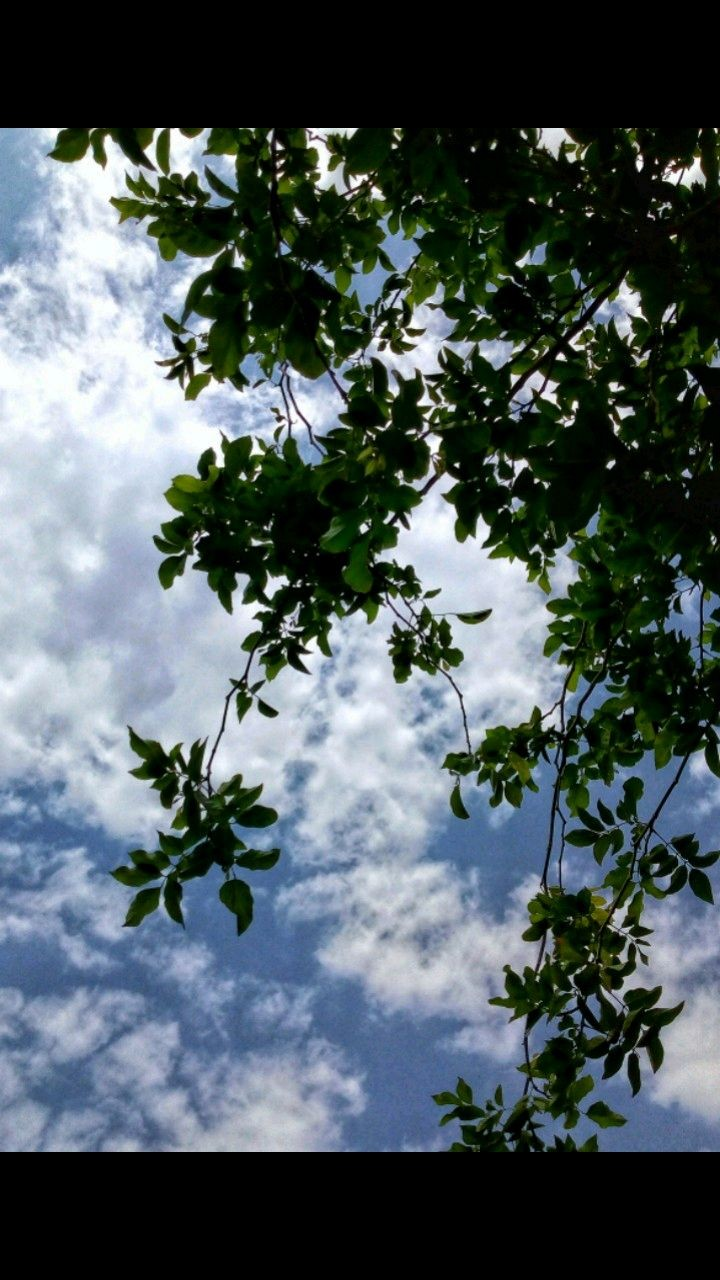
#> input picture 1.jpeg, 720 x 1280 px
$ python merging_img.py
#> lines starting #> are read from the running program, lines starting #| are printed output that depends on the picture
import cv2
import numpy as np
img2=cv2.imread('1.jpeg')
#> img2 is the input picture: shape (1280, 720, 3); mean B, G, R 94.4, 90.8, 79
img1 = cv2.imread('2.jpeg')
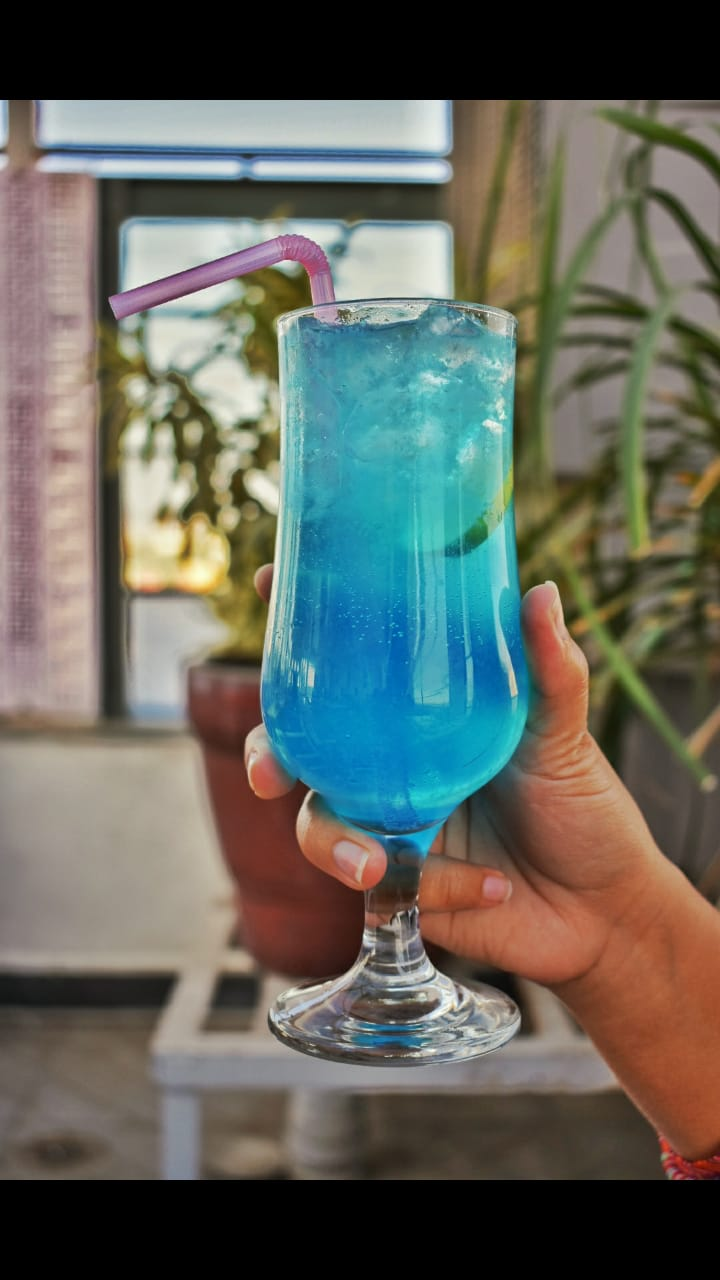
#> input picture 2.jpeg, 720 x 1280 px
#> img1 is the input picture: shape (1280, 720, 3); mean B, G, R 93.8, 102.1, 99.2
merge = np.concatenate((img1, img2), axis=1)
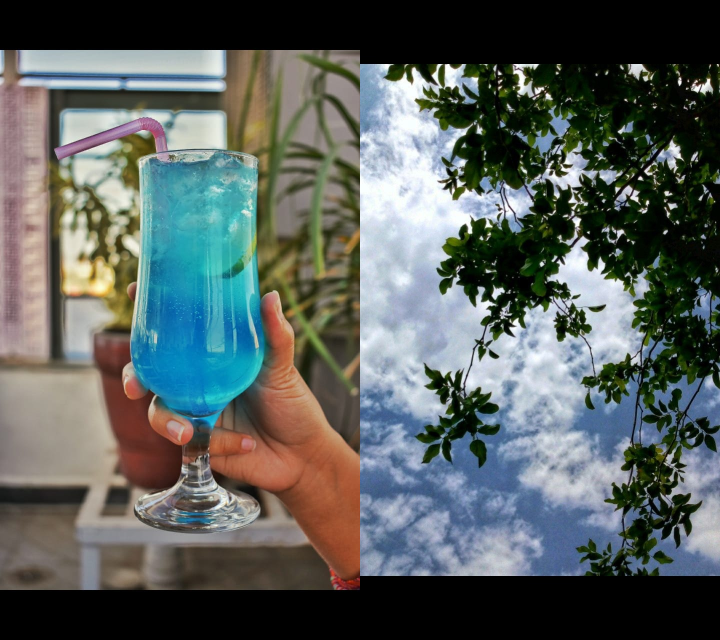
#> merge: shape (1280, 1440, 3) (shown at 1/2 size); mean B, G, R 94.1, 96.4, 89.1
print(img1.shape)
#| (1280, 720, 3)
print(img2.shape)
#| (1280, 720, 3)
#cv2.imshow('merged',merge)
cv2.imwrite('out.jpeg', merge)

diff = cv2.absdiff(img1, img2)
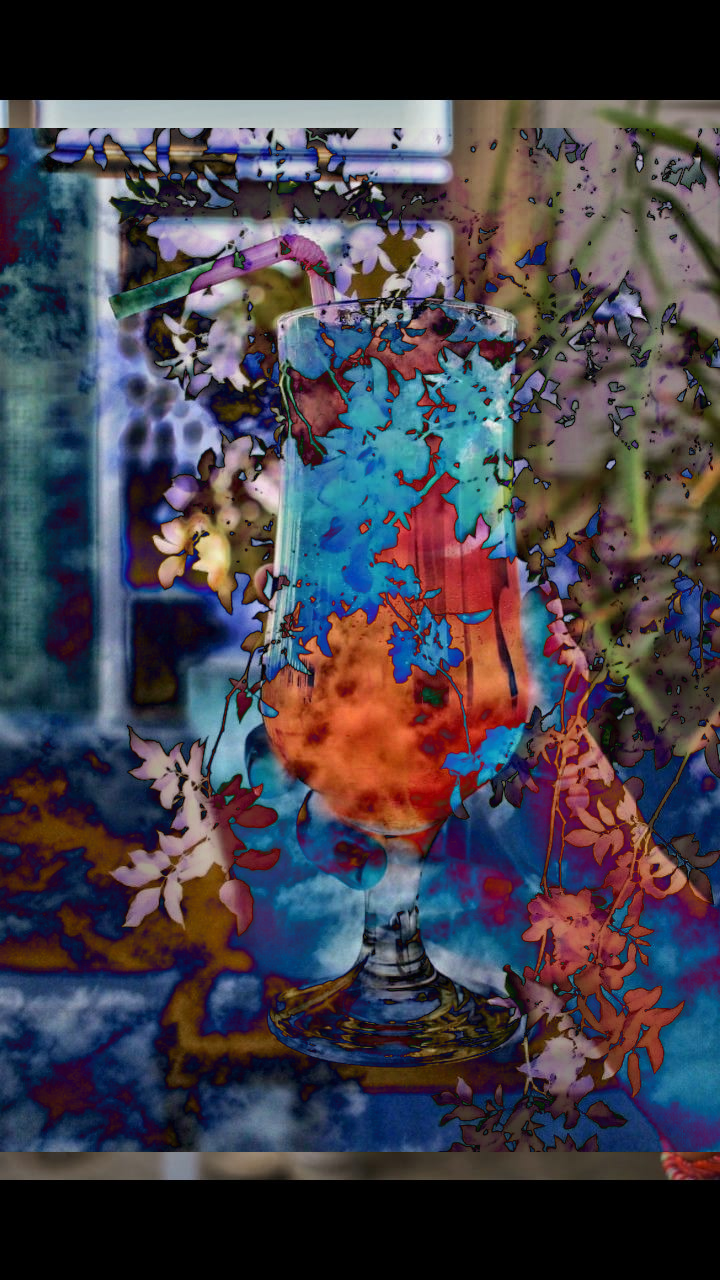
#> diff: shape (1280, 720, 3); mean B, G, R 73.5, 63.8, 67.3
cv2.imwrite('dif.jpeg', diff)

cv2.imshow('merged',merge)
cv2.imshow('diff',diff)
cv2.waitKey(0)
